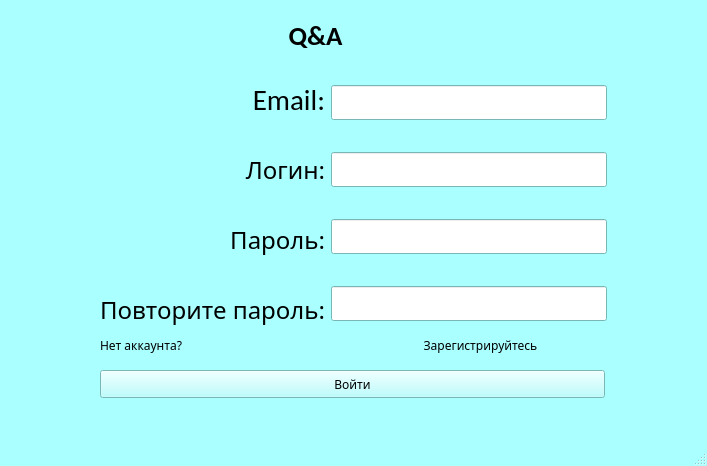
<?xml version="1.0" encoding="UTF-8"?>
<ui version="4.0">
 <class>AuthWindow</class>
 <widget class="QMainWindow" name="AuthWindow">
  <property name="geometry">
   <rect>
    <x>0</x>
    <y>0</y>
    <width>707</width>
    <height>466</height>
   </rect>
  </property>
  <property name="palette">
   <palette>
    <active>
     <colorrole role="WindowText">
      <brush brushstyle="SolidPattern">
       <color alpha="255">
        <red>0</red>
        <green>0</green>
        <blue>0</blue>
       </color>
      </brush>
     </colorrole>
     <colorrole role="Button">
      <brush brushstyle="SolidPattern">
       <color alpha="255">
        <red>170</red>
        <green>255</green>
        <blue>255</blue>
       </color>
      </brush>
     </colorrole>
     <colorrole role="Light">
      <brush brushstyle="SolidPattern">
       <color alpha="255">
        <red>255</red>
        <green>255</green>
        <blue>255</blue>
       </color>
      </brush>
     </colorrole>
     <colorrole role="Midlight">
      <brush brushstyle="SolidPattern">
       <color alpha="255">
        <red>212</red>
        <green>255</green>
        <blue>255</blue>
       </color>
      </brush>
     </colorrole>
     <colorrole role="Dark">
      <brush brushstyle="SolidPattern">
       <color alpha="255">
        <red>85</red>
        <green>127</green>
        <blue>127</blue>
       </color>
      </brush>
     </colorrole>
     <colorrole role="Mid">
      <brush brushstyle="SolidPattern">
       <color alpha="255">
        <red>113</red>
        <green>170</green>
        <blue>170</blue>
       </color>
      </brush>
     </colorrole>
     <colorrole role="Text">
      <brush brushstyle="SolidPattern">
       <color alpha="255">
        <red>0</red>
        <green>0</green>
        <blue>0</blue>
       </color>
      </brush>
     </colorrole>
     <colorrole role="BrightText">
      <brush brushstyle="SolidPattern">
       <color alpha="255">
        <red>255</red>
        <green>255</green>
        <blue>255</blue>
       </color>
      </brush>
     </colorrole>
     <colorrole role="ButtonText">
      <brush brushstyle="SolidPattern">
       <color alpha="255">
        <red>0</red>
        <green>0</green>
        <blue>0</blue>
       </color>
      </brush>
     </colorrole>
     <colorrole role="Base">
      <brush brushstyle="SolidPattern">
       <color alpha="255">
        <red>255</red>
        <green>255</green>
        <blue>255</blue>
       </color>
      </brush>
     </colorrole>
     <colorrole role="Window">
      <brush brushstyle="SolidPattern">
       <color alpha="255">
        <red>170</red>
        <green>255</green>
        <blue>255</blue>
       </color>
      </brush>
     </colorrole>
     <colorrole role="Shadow">
      <brush brushstyle="SolidPattern">
       <color alpha="255">
        <red>0</red>
        <green>0</green>
        <blue>0</blue>
       </color>
      </brush>
     </colorrole>
     <colorrole role="AlternateBase">
      <brush brushstyle="SolidPattern">
       <color alpha="255">
        <red>212</red>
        <green>255</green>
        <blue>255</blue>
       </color>
      </brush>
     </colorrole>
     <colorrole role="ToolTipBase">
      <brush brushstyle="SolidPattern">
       <color alpha="255">
        <red>255</red>
        <green>255</green>
        <blue>220</blue>
       </color>
      </brush>
     </colorrole>
     <colorrole role="ToolTipText">
      <brush brushstyle="SolidPattern">
       <color alpha="255">
        <red>0</red>
        <green>0</green>
        <blue>0</blue>
       </color>
      </brush>
     </colorrole>
     <colorrole role="PlaceholderText">
      <brush brushstyle="SolidPattern">
       <color alpha="127">
        <red>0</red>
        <green>0</green>
        <blue>0</blue>
       </color>
      </brush>
     </colorrole>
     <colorrole role="Accent">
      <brush brushstyle="SolidPattern">
       <color alpha="255">
        <red>255</red>
        <green>255</green>
        <blue>255</blue>
       </color>
      </brush>
     </colorrole>
    </active>
    <inactive>
     <colorrole role="WindowText">
      <brush brushstyle="SolidPattern">
       <color alpha="255">
        <red>0</red>
        <green>0</green>
        <blue>0</blue>
       </color>
      </brush>
     </colorrole>
     <colorrole role="Button">
      <brush brushstyle="SolidPattern">
       <color alpha="255">
        <red>170</red>
        <green>255</green>
        <blue>255</blue>
       </color>
      </brush>
     </colorrole>
     <colorrole role="Light">
      <brush brushstyle="SolidPattern">
       <color alpha="255">
        <red>255</red>
        <green>255</green>
        <blue>255</blue>
       </color>
      </brush>
     </colorrole>
     <colorrole role="Midlight">
      <brush brushstyle="SolidPattern">
       <color alpha="255">
        <red>212</red>
        <green>255</green>
        <blue>255</blue>
       </color>
      </brush>
     </colorrole>
     <colorrole role="Dark">
      <brush brushstyle="SolidPattern">
       <color alpha="255">
        <red>85</red>
        <green>127</green>
        <blue>127</blue>
       </color>
      </brush>
     </colorrole>
     <colorrole role="Mid">
      <brush brushstyle="SolidPattern">
       <color alpha="255">
        <red>113</red>
        <green>170</green>
        <blue>170</blue>
       </color>
      </brush>
     </colorrole>
     <colorrole role="Text">
      <brush brushstyle="SolidPattern">
       <color alpha="255">
        <red>0</red>
        <green>0</green>
        <blue>0</blue>
       </color>
      </brush>
     </colorrole>
     <colorrole role="BrightText">
      <brush brushstyle="SolidPattern">
       <color alpha="255">
        <red>255</red>
        <green>255</green>
        <blue>255</blue>
       </color>
      </brush>
     </colorrole>
     <colorrole role="ButtonText">
      <brush brushstyle="SolidPattern">
       <color alpha="255">
        <red>0</red>
        <green>0</green>
        <blue>0</blue>
       </color>
      </brush>
     </colorrole>
     <colorrole role="Base">
      <brush brushstyle="SolidPattern">
       <color alpha="255">
        <red>255</red>
        <green>255</green>
        <blue>255</blue>
       </color>
      </brush>
     </colorrole>
     <colorrole role="Window">
      <brush brushstyle="SolidPattern">
       <color alpha="255">
        <red>170</red>
        <green>255</green>
        <blue>255</blue>
       </color>
      </brush>
     </colorrole>
     <colorrole role="Shadow">
      <brush brushstyle="SolidPattern">
       <color alpha="255">
        <red>0</red>
        <green>0</green>
        <blue>0</blue>
       </color>
      </brush>
     </colorrole>
     <colorrole role="AlternateBase">
      <brush brushstyle="SolidPattern">
       <color alpha="255">
        <red>212</red>
        <green>255</green>
        <blue>255</blue>
       </color>
      </brush>
     </colorrole>
     <colorrole role="ToolTipBase">
      <brush brushstyle="SolidPattern">
       <color alpha="255">
        <red>255</red>
        <green>255</green>
        <blue>220</blue>
       </color>
      </brush>
     </colorrole>
     <colorrole role="ToolTipText">
      <brush brushstyle="SolidPattern">
       <color alpha="255">
        <red>0</red>
        <green>0</green>
        <blue>0</blue>
       </color>
      </brush>
     </colorrole>
     <colorrole role="PlaceholderText">
      <brush brushstyle="SolidPattern">
       <color alpha="127">
        <red>0</red>
        <green>0</green>
        <blue>0</blue>
       </color>
      </brush>
     </colorrole>
     <colorrole role="Accent">
      <brush brushstyle="SolidPattern">
       <color alpha="255">
        <red>255</red>
        <green>255</green>
        <blue>255</blue>
       </color>
      </brush>
     </colorrole>
    </inactive>
    <disabled>
     <colorrole role="WindowText">
      <brush brushstyle="SolidPattern">
       <color alpha="255">
        <red>85</red>
        <green>127</green>
        <blue>127</blue>
       </color>
      </brush>
     </colorrole>
     <colorrole role="Button">
      <brush brushstyle="SolidPattern">
       <color alpha="255">
        <red>170</red>
        <green>255</green>
        <blue>255</blue>
       </color>
      </brush>
     </colorrole>
     <colorrole role="Light">
      <brush brushstyle="SolidPattern">
       <color alpha="255">
        <red>255</red>
        <green>255</green>
        <blue>255</blue>
       </color>
      </brush>
     </colorrole>
     <colorrole role="Midlight">
      <brush brushstyle="SolidPattern">
       <color alpha="255">
        <red>212</red>
        <green>255</green>
        <blue>255</blue>
       </color>
      </brush>
     </colorrole>
     <colorrole role="Dark">
      <brush brushstyle="SolidPattern">
       <color alpha="255">
        <red>85</red>
        <green>127</green>
        <blue>127</blue>
       </color>
      </brush>
     </colorrole>
     <colorrole role="Mid">
      <brush brushstyle="SolidPattern">
       <color alpha="255">
        <red>113</red>
        <green>170</green>
        <blue>170</blue>
       </color>
      </brush>
     </colorrole>
     <colorrole role="Text">
      <brush brushstyle="SolidPattern">
       <color alpha="255">
        <red>85</red>
        <green>127</green>
        <blue>127</blue>
       </color>
      </brush>
     </colorrole>
     <colorrole role="BrightText">
      <brush brushstyle="SolidPattern">
       <color alpha="255">
        <red>255</red>
        <green>255</green>
        <blue>255</blue>
       </color>
      </brush>
     </colorrole>
     <colorrole role="ButtonText">
      <brush brushstyle="SolidPattern">
       <color alpha="255">
        <red>85</red>
        <green>127</green>
        <blue>127</blue>
       </color>
      </brush>
     </colorrole>
     <colorrole role="Base">
      <brush brushstyle="SolidPattern">
       <color alpha="255">
        <red>170</red>
        <green>255</green>
        <blue>255</blue>
       </color>
      </brush>
     </colorrole>
     <colorrole role="Window">
      <brush brushstyle="SolidPattern">
       <color alpha="255">
        <red>170</red>
        <green>255</green>
        <blue>255</blue>
       </color>
      </brush>
     </colorrole>
     <colorrole role="Shadow">
      <brush brushstyle="SolidPattern">
       <color alpha="255">
        <red>0</red>
        <green>0</green>
        <blue>0</blue>
       </color>
      </brush>
     </colorrole>
     <colorrole role="AlternateBase">
      <brush brushstyle="SolidPattern">
       <color alpha="255">
        <red>170</red>
        <green>255</green>
        <blue>255</blue>
       </color>
      </brush>
     </colorrole>
     <colorrole role="ToolTipBase">
      <brush brushstyle="SolidPattern">
       <color alpha="255">
        <red>255</red>
        <green>255</green>
        <blue>220</blue>
       </color>
      </brush>
     </colorrole>
     <colorrole role="ToolTipText">
      <brush brushstyle="SolidPattern">
       <color alpha="255">
        <red>0</red>
        <green>0</green>
        <blue>0</blue>
       </color>
      </brush>
     </colorrole>
     <colorrole role="PlaceholderText">
      <brush brushstyle="SolidPattern">
       <color alpha="127">
        <red>85</red>
        <green>127</green>
        <blue>127</blue>
       </color>
      </brush>
     </colorrole>
     <colorrole role="Accent">
      <brush brushstyle="SolidPattern">
       <color alpha="255">
        <red>246</red>
        <green>255</green>
        <blue>255</blue>
       </color>
      </brush>
     </colorrole>
    </disabled>
   </palette>
  </property>
  <property name="font">
   <font>
    <family>Agency FB</family>
   </font>
  </property>
  <property name="windowTitle">
   <string>Авторизация</string>
  </property>
  <widget class="QWidget" name="centralwidget">
   <widget class="QLabel" name="label">
    <property name="geometry">
     <rect>
      <x>0</x>
      <y>0</y>
      <width>571</width>
      <height>51</height>
     </rect>
    </property>
    <property name="palette">
     <palette>
      <active>
       <colorrole role="WindowText">
        <brush brushstyle="SolidPattern">
         <color alpha="255">
          <red>0</red>
          <green>0</green>
          <blue>0</blue>
         </color>
        </brush>
       </colorrole>
       <colorrole role="Button">
        <brush brushstyle="SolidPattern">
         <color alpha="255">
          <red>170</red>
          <green>170</green>
          <blue>255</blue>
         </color>
        </brush>
       </colorrole>
       <colorrole role="Light">
        <brush brushstyle="SolidPattern">
         <color alpha="255">
          <red>255</red>
          <green>255</green>
          <blue>255</blue>
         </color>
        </brush>
       </colorrole>
       <colorrole role="Midlight">
        <brush brushstyle="SolidPattern">
         <color alpha="255">
          <red>212</red>
          <green>212</green>
          <blue>255</blue>
         </color>
        </brush>
       </colorrole>
       <colorrole role="Dark">
        <brush brushstyle="SolidPattern">
         <color alpha="255">
          <red>85</red>
          <green>85</green>
          <blue>127</blue>
         </color>
        </brush>
       </colorrole>
       <colorrole role="Mid">
        <brush brushstyle="SolidPattern">
         <color alpha="255">
          <red>113</red>
          <green>113</green>
          <blue>170</blue>
         </color>
        </brush>
       </colorrole>
       <colorrole role="Text">
        <brush brushstyle="SolidPattern">
         <color alpha="255">
          <red>0</red>
          <green>0</green>
          <blue>0</blue>
         </color>
        </brush>
       </colorrole>
       <colorrole role="BrightText">
        <brush brushstyle="SolidPattern">
         <color alpha="255">
          <red>255</red>
          <green>255</green>
          <blue>255</blue>
         </color>
        </brush>
       </colorrole>
       <colorrole role="ButtonText">
        <brush brushstyle="SolidPattern">
         <color alpha="255">
          <red>0</red>
          <green>0</green>
          <blue>0</blue>
         </color>
        </brush>
       </colorrole>
       <colorrole role="Base">
        <brush brushstyle="SolidPattern">
         <color alpha="255">
          <red>255</red>
          <green>255</green>
          <blue>255</blue>
         </color>
        </brush>
       </colorrole>
       <colorrole role="Window">
        <brush brushstyle="SolidPattern">
         <color alpha="255">
          <red>170</red>
          <green>170</green>
          <blue>255</blue>
         </color>
        </brush>
       </colorrole>
       <colorrole role="Shadow">
        <brush brushstyle="SolidPattern">
         <color alpha="255">
          <red>0</red>
          <green>0</green>
          <blue>0</blue>
         </color>
        </brush>
       </colorrole>
       <colorrole role="AlternateBase">
        <brush brushstyle="SolidPattern">
         <color alpha="255">
          <red>212</red>
          <green>212</green>
          <blue>255</blue>
         </color>
        </brush>
       </colorrole>
       <colorrole role="ToolTipBase">
        <brush brushstyle="SolidPattern">
         <color alpha="255">
          <red>255</red>
          <green>255</green>
          <blue>220</blue>
         </color>
        </brush>
       </colorrole>
       <colorrole role="ToolTipText">
        <brush brushstyle="SolidPattern">
         <color alpha="255">
          <red>0</red>
          <green>0</green>
          <blue>0</blue>
         </color>
        </brush>
       </colorrole>
       <colorrole role="PlaceholderText">
        <brush brushstyle="SolidPattern">
         <color alpha="127">
          <red>0</red>
          <green>0</green>
          <blue>0</blue>
         </color>
        </brush>
       </colorrole>
      </active>
      <inactive>
       <colorrole role="WindowText">
        <brush brushstyle="SolidPattern">
         <color alpha="255">
          <red>0</red>
          <green>0</green>
          <blue>0</blue>
         </color>
        </brush>
       </colorrole>
       <colorrole role="Button">
        <brush brushstyle="SolidPattern">
         <color alpha="255">
          <red>170</red>
          <green>170</green>
          <blue>255</blue>
         </color>
        </brush>
       </colorrole>
       <colorrole role="Light">
        <brush brushstyle="SolidPattern">
         <color alpha="255">
          <red>255</red>
          <green>255</green>
          <blue>255</blue>
         </color>
        </brush>
       </colorrole>
       <colorrole role="Midlight">
        <brush brushstyle="SolidPattern">
         <color alpha="255">
          <red>212</red>
          <green>212</green>
          <blue>255</blue>
         </color>
        </brush>
       </colorrole>
       <colorrole role="Dark">
        <brush brushstyle="SolidPattern">
         <color alpha="255">
          <red>85</red>
          <green>85</green>
          <blue>127</blue>
         </color>
        </brush>
       </colorrole>
       <colorrole role="Mid">
        <brush brushstyle="SolidPattern">
         <color alpha="255">
          <red>113</red>
          <green>113</green>
          <blue>170</blue>
         </color>
        </brush>
       </colorrole>
       <colorrole role="Text">
        <brush brushstyle="SolidPattern">
         <color alpha="255">
          <red>0</red>
          <green>0</green>
          <blue>0</blue>
         </color>
        </brush>
       </colorrole>
       <colorrole role="BrightText">
        <brush brushstyle="SolidPattern">
         <color alpha="255">
          <red>255</red>
          <green>255</green>
          <blue>255</blue>
         </color>
        </brush>
       </colorrole>
       <colorrole role="ButtonText">
        <brush brushstyle="SolidPattern">
         <color alpha="255">
          <red>0</red>
          <green>0</green>
          <blue>0</blue>
         </color>
        </brush>
       </colorrole>
       <colorrole role="Base">
        <brush brushstyle="SolidPattern">
         <color alpha="255">
          <red>255</red>
          <green>255</green>
          <blue>255</blue>
         </color>
        </brush>
       </colorrole>
       <colorrole role="Window">
        <brush brushstyle="SolidPattern">
         <color alpha="255">
          <red>170</red>
          <green>170</green>
          <blue>255</blue>
         </color>
        </brush>
       </colorrole>
       <colorrole role="Shadow">
        <brush brushstyle="SolidPattern">
         <color alpha="255">
          <red>0</red>
          <green>0</green>
          <blue>0</blue>
         </color>
        </brush>
       </colorrole>
       <colorrole role="AlternateBase">
        <brush brushstyle="SolidPattern">
         <color alpha="255">
          <red>212</red>
          <green>212</green>
          <blue>255</blue>
         </color>
        </brush>
       </colorrole>
       <colorrole role="ToolTipBase">
        <brush brushstyle="SolidPattern">
         <color alpha="255">
          <red>255</red>
          <green>255</green>
          <blue>220</blue>
         </color>
        </brush>
       </colorrole>
       <colorrole role="ToolTipText">
        <brush brushstyle="SolidPattern">
         <color alpha="255">
          <red>0</red>
          <green>0</green>
          <blue>0</blue>
         </color>
        </brush>
       </colorrole>
       <colorrole role="PlaceholderText">
        <brush brushstyle="SolidPattern">
         <color alpha="127">
          <red>0</red>
          <green>0</green>
          <blue>0</blue>
         </color>
        </brush>
       </colorrole>
      </inactive>
      <disabled>
       <colorrole role="WindowText">
        <brush brushstyle="SolidPattern">
         <color alpha="255">
          <red>85</red>
          <green>85</green>
          <blue>127</blue>
         </color>
        </brush>
       </colorrole>
       <colorrole role="Button">
        <brush brushstyle="SolidPattern">
         <color alpha="255">
          <red>170</red>
          <green>170</green>
          <blue>255</blue>
         </color>
        </brush>
       </colorrole>
       <colorrole role="Light">
        <brush brushstyle="SolidPattern">
         <color alpha="255">
          <red>255</red>
          <green>255</green>
          <blue>255</blue>
         </color>
        </brush>
       </colorrole>
       <colorrole role="Midlight">
        <brush brushstyle="SolidPattern">
         <color alpha="255">
          <red>212</red>
          <green>212</green>
          <blue>255</blue>
         </color>
        </brush>
       </colorrole>
       <colorrole role="Dark">
        <brush brushstyle="SolidPattern">
         <color alpha="255">
          <red>85</red>
          <green>85</green>
          <blue>127</blue>
         </color>
        </brush>
       </colorrole>
       <colorrole role="Mid">
        <brush brushstyle="SolidPattern">
         <color alpha="255">
          <red>113</red>
          <green>113</green>
          <blue>170</blue>
         </color>
        </brush>
       </colorrole>
       <colorrole role="Text">
        <brush brushstyle="SolidPattern">
         <color alpha="255">
          <red>85</red>
          <green>85</green>
          <blue>127</blue>
         </color>
        </brush>
       </colorrole>
       <colorrole role="BrightText">
        <brush brushstyle="SolidPattern">
         <color alpha="255">
          <red>255</red>
          <green>255</green>
          <blue>255</blue>
         </color>
        </brush>
       </colorrole>
       <colorrole role="ButtonText">
        <brush brushstyle="SolidPattern">
         <color alpha="255">
          <red>85</red>
          <green>85</green>
          <blue>127</blue>
         </color>
        </brush>
       </colorrole>
       <colorrole role="Base">
        <brush brushstyle="SolidPattern">
         <color alpha="255">
          <red>170</red>
          <green>170</green>
          <blue>255</blue>
         </color>
        </brush>
       </colorrole>
       <colorrole role="Window">
        <brush brushstyle="SolidPattern">
         <color alpha="255">
          <red>170</red>
          <green>170</green>
          <blue>255</blue>
         </color>
        </brush>
       </colorrole>
       <colorrole role="Shadow">
        <brush brushstyle="SolidPattern">
         <color alpha="255">
          <red>0</red>
          <green>0</green>
          <blue>0</blue>
         </color>
        </brush>
       </colorrole>
       <colorrole role="AlternateBase">
        <brush brushstyle="SolidPattern">
         <color alpha="255">
          <red>170</red>
          <green>170</green>
          <blue>255</blue>
         </color>
        </brush>
       </colorrole>
       <colorrole role="ToolTipBase">
        <brush brushstyle="SolidPattern">
         <color alpha="255">
          <red>255</red>
          <green>255</green>
          <blue>220</blue>
         </color>
        </brush>
       </colorrole>
       <colorrole role="ToolTipText">
        <brush brushstyle="SolidPattern">
         <color alpha="255">
          <red>0</red>
          <green>0</green>
          <blue>0</blue>
         </color>
        </brush>
       </colorrole>
       <colorrole role="PlaceholderText">
        <brush brushstyle="SolidPattern">
         <color alpha="127">
          <red>85</red>
          <green>85</green>
          <blue>127</blue>
         </color>
        </brush>
       </colorrole>
      </disabled>
     </palette>
    </property>
    <property name="font">
     <font>
      <family>Agency FB</family>
      <pointsize>16</pointsize>
      <bold>true</bold>
     </font>
    </property>
    <property name="text">
     <string/>
    </property>
    <property name="alignment">
     <set>Qt::AlignCenter</set>
    </property>
   </widget>
   <widget class="QLabel" name="label_2">
    <property name="geometry">
     <rect>
      <x>30</x>
      <y>10</y>
      <width>571</width>
      <height>51</height>
     </rect>
    </property>
    <property name="palette">
     <palette>
      <active>
       <colorrole role="WindowText">
        <brush brushstyle="SolidPattern">
         <color alpha="255">
          <red>0</red>
          <green>0</green>
          <blue>0</blue>
         </color>
        </brush>
       </colorrole>
       <colorrole role="Button">
        <brush brushstyle="SolidPattern">
         <color alpha="255">
          <red>170</red>
          <green>170</green>
          <blue>255</blue>
         </color>
        </brush>
       </colorrole>
       <colorrole role="Light">
        <brush brushstyle="SolidPattern">
         <color alpha="255">
          <red>255</red>
          <green>255</green>
          <blue>255</blue>
         </color>
        </brush>
       </colorrole>
       <colorrole role="Midlight">
        <brush brushstyle="SolidPattern">
         <color alpha="255">
          <red>212</red>
          <green>212</green>
          <blue>255</blue>
         </color>
        </brush>
       </colorrole>
       <colorrole role="Dark">
        <brush brushstyle="SolidPattern">
         <color alpha="255">
          <red>85</red>
          <green>85</green>
          <blue>127</blue>
         </color>
        </brush>
       </colorrole>
       <colorrole role="Mid">
        <brush brushstyle="SolidPattern">
         <color alpha="255">
          <red>113</red>
          <green>113</green>
          <blue>170</blue>
         </color>
        </brush>
       </colorrole>
       <colorrole role="Text">
        <brush brushstyle="SolidPattern">
         <color alpha="255">
          <red>0</red>
          <green>0</green>
          <blue>0</blue>
         </color>
        </brush>
       </colorrole>
       <colorrole role="BrightText">
        <brush brushstyle="SolidPattern">
         <color alpha="255">
          <red>255</red>
          <green>255</green>
          <blue>255</blue>
         </color>
        </brush>
       </colorrole>
       <colorrole role="ButtonText">
        <brush brushstyle="SolidPattern">
         <color alpha="255">
          <red>0</red>
          <green>0</green>
          <blue>0</blue>
         </color>
        </brush>
       </colorrole>
       <colorrole role="Base">
        <brush brushstyle="SolidPattern">
         <color alpha="255">
          <red>255</red>
          <green>255</green>
          <blue>255</blue>
         </color>
        </brush>
       </colorrole>
       <colorrole role="Window">
        <brush brushstyle="SolidPattern">
         <color alpha="255">
          <red>170</red>
          <green>170</green>
          <blue>255</blue>
         </color>
        </brush>
       </colorrole>
       <colorrole role="Shadow">
        <brush brushstyle="SolidPattern">
         <color alpha="255">
          <red>0</red>
          <green>0</green>
          <blue>0</blue>
         </color>
        </brush>
       </colorrole>
       <colorrole role="AlternateBase">
        <brush brushstyle="SolidPattern">
         <color alpha="255">
          <red>212</red>
          <green>212</green>
          <blue>255</blue>
         </color>
        </brush>
       </colorrole>
       <colorrole role="ToolTipBase">
        <brush brushstyle="SolidPattern">
         <color alpha="255">
          <red>255</red>
          <green>255</green>
          <blue>220</blue>
         </color>
        </brush>
       </colorrole>
       <colorrole role="ToolTipText">
        <brush brushstyle="SolidPattern">
         <color alpha="255">
          <red>0</red>
          <green>0</green>
          <blue>0</blue>
         </color>
        </brush>
       </colorrole>
       <colorrole role="PlaceholderText">
        <brush brushstyle="SolidPattern">
         <color alpha="127">
          <red>0</red>
          <green>0</green>
          <blue>0</blue>
         </color>
        </brush>
       </colorrole>
      </active>
      <inactive>
       <colorrole role="WindowText">
        <brush brushstyle="SolidPattern">
         <color alpha="255">
          <red>0</red>
          <green>0</green>
          <blue>0</blue>
         </color>
        </brush>
       </colorrole>
       <colorrole role="Button">
        <brush brushstyle="SolidPattern">
         <color alpha="255">
          <red>170</red>
          <green>170</green>
          <blue>255</blue>
         </color>
        </brush>
       </colorrole>
       <colorrole role="Light">
        <brush brushstyle="SolidPattern">
         <color alpha="255">
          <red>255</red>
          <green>255</green>
          <blue>255</blue>
         </color>
        </brush>
       </colorrole>
       <colorrole role="Midlight">
        <brush brushstyle="SolidPattern">
         <color alpha="255">
          <red>212</red>
          <green>212</green>
          <blue>255</blue>
         </color>
        </brush>
       </colorrole>
       <colorrole role="Dark">
        <brush brushstyle="SolidPattern">
         <color alpha="255">
          <red>85</red>
          <green>85</green>
          <blue>127</blue>
         </color>
        </brush>
       </colorrole>
       <colorrole role="Mid">
        <brush brushstyle="SolidPattern">
         <color alpha="255">
          <red>113</red>
          <green>113</green>
          <blue>170</blue>
         </color>
        </brush>
       </colorrole>
       <colorrole role="Text">
        <brush brushstyle="SolidPattern">
         <color alpha="255">
          <red>0</red>
          <green>0</green>
          <blue>0</blue>
         </color>
        </brush>
       </colorrole>
       <colorrole role="BrightText">
        <brush brushstyle="SolidPattern">
         <color alpha="255">
          <red>255</red>
          <green>255</green>
          <blue>255</blue>
         </color>
        </brush>
       </colorrole>
       <colorrole role="ButtonText">
        <brush brushstyle="SolidPattern">
         <color alpha="255">
          <red>0</red>
          <green>0</green>
          <blue>0</blue>
         </color>
        </brush>
       </colorrole>
       <colorrole role="Base">
        <brush brushstyle="SolidPattern">
         <color alpha="255">
          <red>255</red>
          <green>255</green>
          <blue>255</blue>
         </color>
        </brush>
       </colorrole>
       <colorrole role="Window">
        <brush brushstyle="SolidPattern">
         <color alpha="255">
          <red>170</red>
          <green>170</green>
          <blue>255</blue>
         </color>
        </brush>
       </colorrole>
       <colorrole role="Shadow">
        <brush brushstyle="SolidPattern">
         <color alpha="255">
          <red>0</red>
          <green>0</green>
          <blue>0</blue>
         </color>
        </brush>
       </colorrole>
       <colorrole role="AlternateBase">
        <brush brushstyle="SolidPattern">
         <color alpha="255">
          <red>212</red>
          <green>212</green>
          <blue>255</blue>
         </color>
        </brush>
       </colorrole>
       <colorrole role="ToolTipBase">
        <brush brushstyle="SolidPattern">
         <color alpha="255">
          <red>255</red>
          <green>255</green>
          <blue>220</blue>
         </color>
        </brush>
       </colorrole>
       <colorrole role="ToolTipText">
        <brush brushstyle="SolidPattern">
         <color alpha="255">
          <red>0</red>
          <green>0</green>
          <blue>0</blue>
         </color>
        </brush>
       </colorrole>
       <colorrole role="PlaceholderText">
        <brush brushstyle="SolidPattern">
         <color alpha="127">
          <red>0</red>
          <green>0</green>
          <blue>0</blue>
         </color>
        </brush>
       </colorrole>
      </inactive>
      <disabled>
       <colorrole role="WindowText">
        <brush brushstyle="SolidPattern">
         <color alpha="255">
          <red>85</red>
          <green>85</green>
          <blue>127</blue>
         </color>
        </brush>
       </colorrole>
       <colorrole role="Button">
        <brush brushstyle="SolidPattern">
         <color alpha="255">
          <red>170</red>
          <green>170</green>
          <blue>255</blue>
         </color>
        </brush>
       </colorrole>
       <colorrole role="Light">
        <brush brushstyle="SolidPattern">
         <color alpha="255">
          <red>255</red>
          <green>255</green>
          <blue>255</blue>
         </color>
        </brush>
       </colorrole>
       <colorrole role="Midlight">
        <brush brushstyle="SolidPattern">
         <color alpha="255">
          <red>212</red>
          <green>212</green>
          <blue>255</blue>
         </color>
        </brush>
       </colorrole>
       <colorrole role="Dark">
        <brush brushstyle="SolidPattern">
         <color alpha="255">
          <red>85</red>
          <green>85</green>
          <blue>127</blue>
         </color>
        </brush>
       </colorrole>
       <colorrole role="Mid">
        <brush brushstyle="SolidPattern">
         <color alpha="255">
          <red>113</red>
          <green>113</green>
          <blue>170</blue>
         </color>
        </brush>
       </colorrole>
       <colorrole role="Text">
        <brush brushstyle="SolidPattern">
         <color alpha="255">
          <red>85</red>
          <green>85</green>
          <blue>127</blue>
         </color>
        </brush>
       </colorrole>
       <colorrole role="BrightText">
        <brush brushstyle="SolidPattern">
         <color alpha="255">
          <red>255</red>
          <green>255</green>
          <blue>255</blue>
         </color>
        </brush>
       </colorrole>
       <colorrole role="ButtonText">
        <brush brushstyle="SolidPattern">
         <color alpha="255">
          <red>85</red>
          <green>85</green>
          <blue>127</blue>
         </color>
        </brush>
       </colorrole>
       <colorrole role="Base">
        <brush brushstyle="SolidPattern">
         <color alpha="255">
          <red>170</red>
          <green>170</green>
          <blue>255</blue>
         </color>
        </brush>
       </colorrole>
       <colorrole role="Window">
        <brush brushstyle="SolidPattern">
         <color alpha="255">
          <red>170</red>
          <green>170</green>
          <blue>255</blue>
         </color>
        </brush>
       </colorrole>
       <colorrole role="Shadow">
        <brush brushstyle="SolidPattern">
         <color alpha="255">
          <red>0</red>
          <green>0</green>
          <blue>0</blue>
         </color>
        </brush>
       </colorrole>
       <colorrole role="AlternateBase">
        <brush brushstyle="SolidPattern">
         <color alpha="255">
          <red>170</red>
          <green>170</green>
          <blue>255</blue>
         </color>
        </brush>
       </colorrole>
       <colorrole role="ToolTipBase">
        <brush brushstyle="SolidPattern">
         <color alpha="255">
          <red>255</red>
          <green>255</green>
          <blue>220</blue>
         </color>
        </brush>
       </colorrole>
       <colorrole role="ToolTipText">
        <brush brushstyle="SolidPattern">
         <color alpha="255">
          <red>0</red>
          <green>0</green>
          <blue>0</blue>
         </color>
        </brush>
       </colorrole>
       <colorrole role="PlaceholderText">
        <brush brushstyle="SolidPattern">
         <color alpha="127">
          <red>85</red>
          <green>85</green>
          <blue>127</blue>
         </color>
        </brush>
       </colorrole>
      </disabled>
     </palette>
    </property>
    <property name="font">
     <font>
      <family>Calibri</family>
      <pointsize>20</pointsize>
      <bold>true</bold>
     </font>
    </property>
    <property name="text">
     <string>Q&amp;A</string>
    </property>
    <property name="alignment">
     <set>Qt::AlignCenter</set>
    </property>
   </widget>
   <widget class="QWidget" name="layoutWidget">
    <property name="geometry">
     <rect>
      <x>100</x>
      <y>320</y>
      <width>505</width>
      <height>51</height>
     </rect>
    </property>
    <layout class="QHBoxLayout" name="horizontalLayout_2">
     <item>
      <widget class="QLabel" name="ChangeModeLabel">
       <property name="font">
        <font>
         <family>Agency FB</family>
        </font>
       </property>
       <property name="text">
        <string>Нет аккаунта? </string>
       </property>
      </widget>
     </item>
     <item>
      <widget class="QPushButton" name="ChangeModeButton">
       <property name="font">
        <font>
         <family>Agency FB</family>
        </font>
       </property>
       <property name="styleSheet">
        <string notr="true">color: rgb(0, 0, 0);</string>
       </property>
       <property name="text">
        <string>Зарегистрируйтесь</string>
       </property>
       <property name="icon">
        <iconset theme="computer"/>
       </property>
       <property name="flat">
        <bool>true</bool>
       </property>
      </widget>
     </item>
    </layout>
   </widget>
   <widget class="QWidget" name="layoutWidget_2">
    <property name="geometry">
     <rect>
      <x>100</x>
      <y>68</y>
      <width>507</width>
      <height>274</height>
     </rect>
    </property>
    <layout class="QVBoxLayout" name="verticalLayout_3">
     <item>
      <widget class="QSplitter" name="splitter">
       <property name="orientation">
        <enum>Qt::Horizontal</enum>
       </property>
       <widget class="QWidget" name="layoutWidget_3">
        <layout class="QHBoxLayout" name="LoginPasswordLayout">
         <item>
          <layout class="QVBoxLayout" name="verticalLayout_2">
           <item>
            <widget class="QLabel" name="EmailLabel">
             <property name="font">
              <font>
               <family>Calibri</family>
               <pointsize>22</pointsize>
              </font>
             </property>
             <property name="text">
              <string>Email:</string>
             </property>
             <property name="alignment">
              <set>Qt::AlignRight|Qt::AlignTrailing|Qt::AlignVCenter</set>
             </property>
            </widget>
           </item>
           <item>
            <widget class="QLabel" name="LoginLabel">
             <property name="font">
              <font>
               <family>Agency FB</family>
               <pointsize>18</pointsize>
              </font>
             </property>
             <property name="text">
              <string>Логин:</string>
             </property>
             <property name="alignment">
              <set>Qt::AlignRight|Qt::AlignTrailing|Qt::AlignVCenter</set>
             </property>
            </widget>
           </item>
           <item>
            <widget class="QLabel" name="PasswordLabel">
             <property name="font">
              <font>
               <family>Agency FB</family>
               <pointsize>18</pointsize>
              </font>
             </property>
             <property name="text">
              <string>Пароль:</string>
             </property>
             <property name="alignment">
              <set>Qt::AlignRight|Qt::AlignTrailing|Qt::AlignVCenter</set>
             </property>
            </widget>
           </item>
           <item>
            <widget class="QLabel" name="passwordLabel_2">
             <property name="font">
              <font>
               <family>Agency FB</family>
               <pointsize>18</pointsize>
              </font>
             </property>
             <property name="text">
              <string>Повторите пароль:</string>
             </property>
             <property name="alignment">
              <set>Qt::AlignRight|Qt::AlignTrailing|Qt::AlignVCenter</set>
             </property>
            </widget>
           </item>
          </layout>
         </item>
         <item>
          <layout class="QVBoxLayout" name="verticalLayout">
           <property name="spacing">
            <number>15</number>
           </property>
           <item>
            <widget class="QLineEdit" name="EmailTextEdit">
             <property name="maximumSize">
              <size>
               <width>16777215</width>
               <height>35</height>
              </size>
             </property>
            </widget>
           </item>
           <item>
            <widget class="QLineEdit" name="LoginTextEdit">
             <property name="maximumSize">
              <size>
               <width>16777215</width>
               <height>35</height>
              </size>
             </property>
            </widget>
           </item>
           <item>
            <widget class="QLineEdit" name="PasswordTextEdit">
             <property name="maximumSize">
              <size>
               <width>16777215</width>
               <height>35</height>
              </size>
             </property>
            </widget>
           </item>
           <item>
            <widget class="QLineEdit" name="passwordTextEdit_2">
             <property name="maximumSize">
              <size>
               <width>16777215</width>
               <height>35</height>
              </size>
             </property>
            </widget>
           </item>
          </layout>
         </item>
        </layout>
       </widget>
      </widget>
     </item>
    </layout>
   </widget>
   <widget class="QPushButton" name="pushButton">
    <property name="geometry">
     <rect>
      <x>100</x>
      <y>370</y>
      <width>505</width>
      <height>28</height>
     </rect>
    </property>
    <property name="font">
     <font>
      <family>Agency FB</family>
     </font>
    </property>
    <property name="text">
     <string>Войти</string>
    </property>
   </widget>
  </widget>
  <widget class="QMenuBar" name="menubar">
   <property name="geometry">
    <rect>
     <x>0</x>
     <y>0</y>
     <width>707</width>
     <height>23</height>
    </rect>
   </property>
  </widget>
  <widget class="QStatusBar" name="statusbar"/>
 </widget>
 <resources/>
 <connections/>
</ui>
